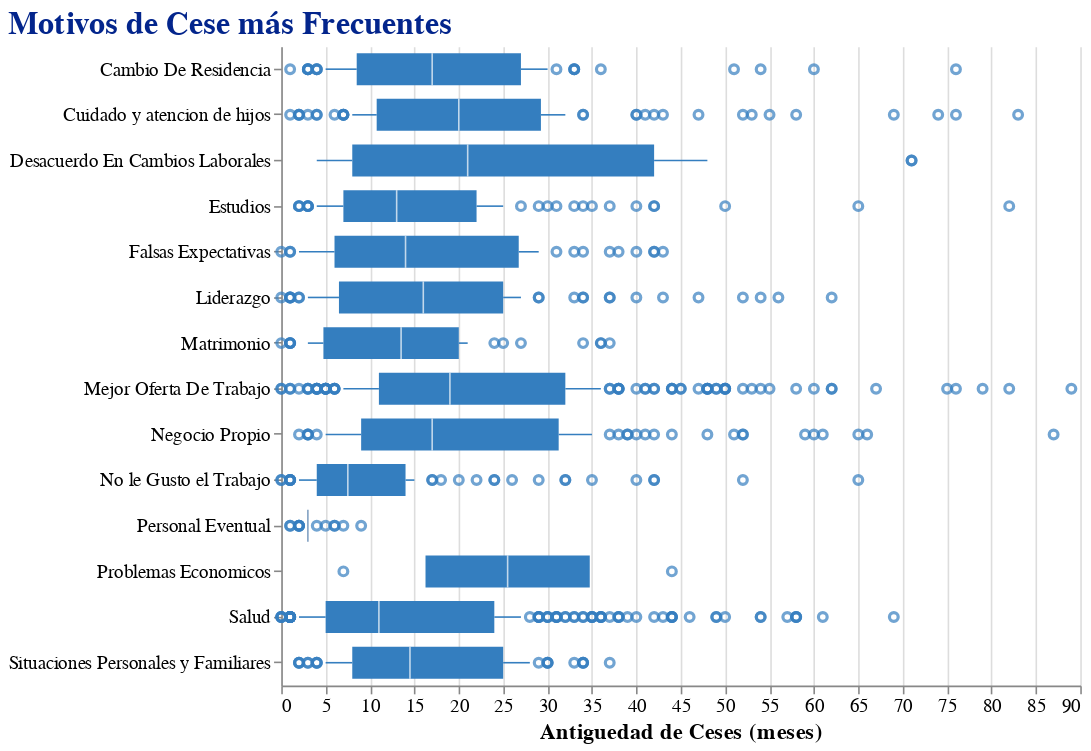

Notebook source saved alongside this figure:
### Markdown cell above
1. Analizando solo los ceses voluntarios y la caracteristica de antiguedad que tiene cada uno
2. Como se vio en puntos anteriores la disribucion de las antiguedades no es normal y tiene una dipersion anta, se analizara con boxplot

### Code cell
motivo_cese = cesados.query('TIPO_CESE == "VOLUNTARIA"')

alt.Chart(motivo_cese).mark_boxplot(size = 20, extent  =0.2, color = '#347EBF').encode(
            y = alt.Y(
                'MOTIVO_CESE:N',
                title = None,),
            x = alt.X(
                'antiguedad_meses:Q',
                title = 'Antiguedad de Ceses (meses)')
        ).properties(
            title = 'Motivos de Cese más Frecuentes',
            width = 500,
            height = 400
        ).configure_view(
            strokeWidth = 0
        ).configure_axis(
            labelFontSize = 12,
            titleFontSize = 14,
            labelAngle = 0
        ).configure_title(
            fontSize = 20,
            font = 'Arial',
            color = '#03258C',
            anchor = 'start')

### Figure 1 — Vega-Lite specification as saved in the notebook (floating-point values rounded to 4 significant figures; data arrays with more than 128 entries replaced by an {"elided": "..."} marker saying what was removed)
{"config": {"view": {"continuousWidth": 400, "continuousHeight": 300, "strokeWidth": 0}, "axis": {"labelAngle": 0, "labelFontSize": 12, "titleFontSize": 14}, "title": {"anchor": "start", "color": "#03258C", "font": "Arial", "fontSize": 20}}, "data": {"name": "data-98bbedf3d745ba512a58266e937af57e"}, "mark": {"type": "boxplot", "color": "#347EBF", "extent": 0.2, "size": 20}, "encoding": {"x": {"field": "antiguedad_meses", "title": "Antiguedad de Ceses (meses)", "type": "quantitative"}, "y": {"field": "MOTIVO_CESE", "title": null, "type": "nominal"}}, "height": 400, "title": "Motivos de Cese más Frecuentes", "width": 500, "$schema": "https://vega.github.io/schema/vega-lite/v4.17.0.json", "datasets": {"data-98bbedf3d745ba512a58266e937af57e": {"elided": "1151 records"}}}
